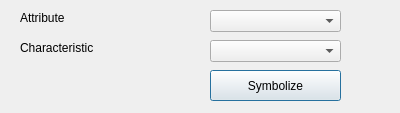
<?xml version="1.0" encoding="UTF-8"?>
<ui version="4.0">
 <class>Dialog</class>
 <widget class="QDialog" name="Dialog">
  <property name="geometry">
   <rect>
    <x>0</x>
    <y>0</y>
    <width>400</width>
    <height>113</height>
   </rect>
  </property>
  <property name="windowTitle">
   <string>Dialog</string>
  </property>
  <widget class="QComboBox" name="comboBox_2">
   <property name="geometry">
    <rect>
     <x>210</x>
     <y>40</y>
     <width>131</width>
     <height>22</height>
    </rect>
   </property>
  </widget>
  <widget class="QLabel" name="label_4">
   <property name="geometry">
    <rect>
     <x>20</x>
     <y>40</y>
     <width>121</width>
     <height>16</height>
    </rect>
   </property>
   <property name="text">
    <string>Characteristic</string>
   </property>
  </widget>
  <widget class="QPushButton" name="pushButton">
   <property name="geometry">
    <rect>
     <x>210</x>
     <y>70</y>
     <width>131</width>
     <height>31</height>
    </rect>
   </property>
   <property name="text">
    <string>Symbolize</string>
   </property>
  </widget>
  <widget class="QLabel" name="label_3">
   <property name="geometry">
    <rect>
     <x>20</x>
     <y>10</y>
     <width>121</width>
     <height>16</height>
    </rect>
   </property>
   <property name="text">
    <string>Attribute</string>
   </property>
  </widget>
  <widget class="QComboBox" name="comboBox">
   <property name="geometry">
    <rect>
     <x>210</x>
     <y>10</y>
     <width>131</width>
     <height>22</height>
    </rect>
   </property>
  </widget>
 </widget>
 <resources/>
 <connections/>
</ui>
